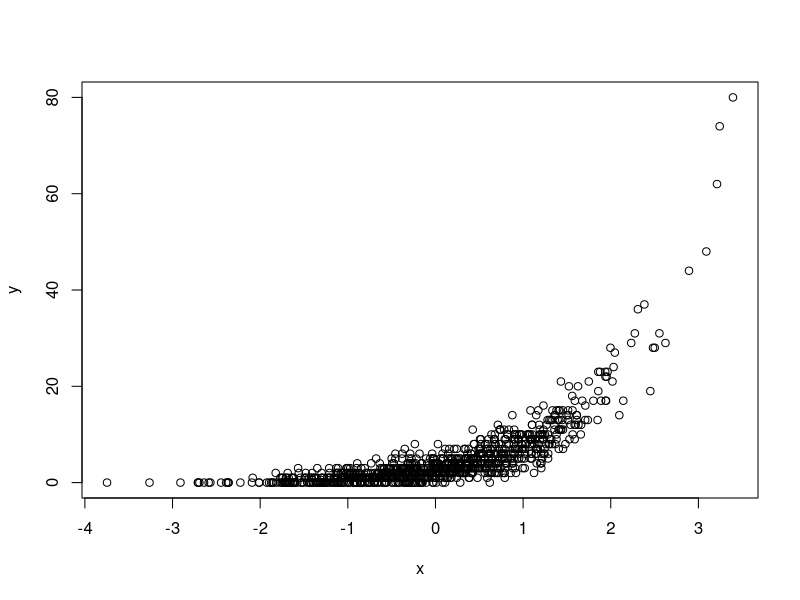
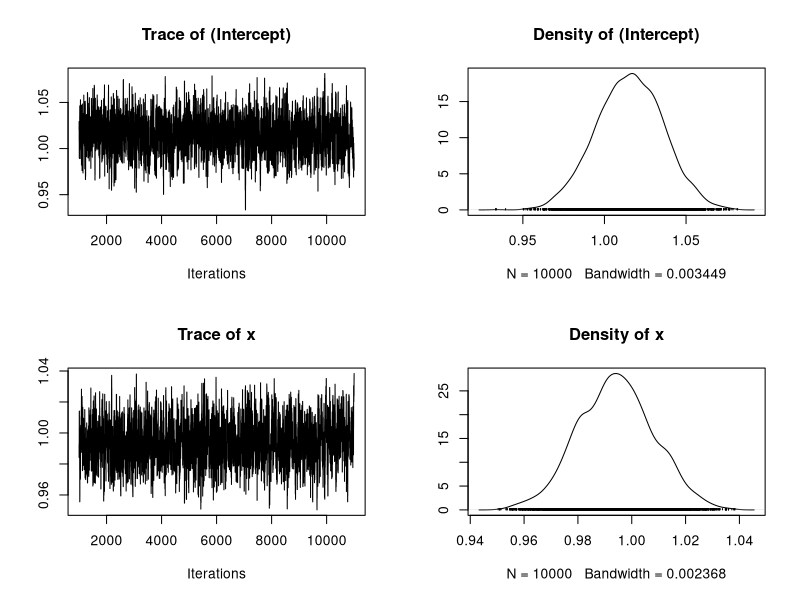

These charts were generated, in order, by the following R code:
library(MCMCpack) #Markov Chain Monte Carlo

#The Poisson model

#Fake data simulations

N <- 1000
x <- rnorm(N)
alpha <- c(1,1)
y <- rpois(N,exp(alpha[1] + alpha[2] * x)) #exp(1 + 1 * x)
df <- data.frame(x,y)
plot(x,y)

#Maximum likelihood
fit <- glm(y ~ x, family = poisson, data = df)
summary(fit)

#Bayesian estimation


#The model can also be estimated using bayesian methods with the MCMCpoisson() function which is provided in the MCMCpack.

posterior <- MCMCpoisson(y ~ x, data = df)
plot(posterior)
summary(posterior)
